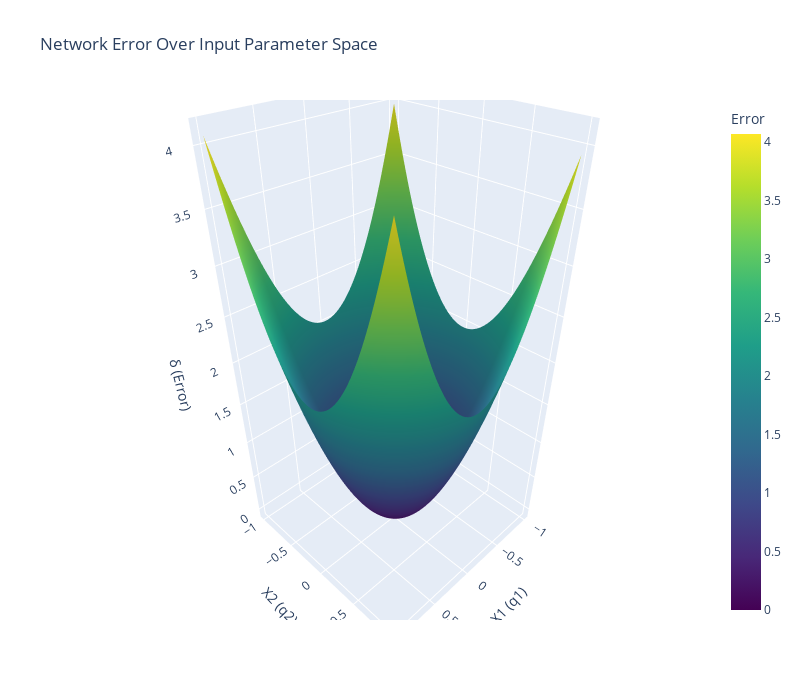

The notebook cell this image was saved under:
### Markdown cell above
# Error over Input Parameter Space

### Code cell
import plotly.graph_objects as go

# Create a grid over the input space
grid_size = 100
q1_range = np.linspace(-1, 1, grid_size)
q2_range = np.linspace(-1, 1, grid_size)
Q1_grid, Q2_grid = np.meshgrid(q1_range, q2_range)

# Calculate error at each point
error_grid = np.zeros_like(Q1_grid)

for i in range(grid_size):
    for j in range(grid_size):
        test_q1, test_q2 = Q1_grid[i, j], Q2_grid[i, j]
        test_input = [test_q1, test_q2]
        
        # Get network output
        output = forward(test_input, w, b)
        
        # Calculate expected values (linear case)
        expected_X1, expected_X2 = f(test_q1, test_q2)
        
        # Calculate total error (sum of squared errors)
        error = (output[0] - expected_X1)**2 + (output[1] - expected_X2)**2
        error_grid[i, j] = error

# Create interactive 3D plot with Plotly
fig = go.Figure(data=[go.Surface(
    x=Q1_grid,
    y=Q2_grid,
    z=error_grid,
    colorscale='Viridis',
    colorbar=dict(title='Error')
)])

fig.update_layout(
    title='Network Error Over Input Parameter Space',
    scene=dict(
        xaxis_title='X1 (q1)',
        yaxis_title='X2 (q2)',
        zaxis_title='δ (Error)',
        #zaxis_type='log'
    ),
    width=800,
    height=700
)

fig.show()

print(f"Max error: {np.max(error_grid):.6f}")
print(f"Min error: {np.min(error_grid):.6f}")
print(f"Mean error: {np.mean(error_grid):.6f}")

### Figure 1 — Plotly figure (JSON) as saved in the notebook; plotly's stock layout.template omitted (floating-point values rounded to 4 significant figures; data arrays with more than 128 entries replaced by an {"elided": "..."} marker saying what was removed)
{"data": [{"colorbar": {"title": {"text": "Error"}}, "colorscale": [[0, "#440154"], [0.1111, "#482878"], [0.2222, "#3e4989"], [0.3333, "#31688e"], [0.4444, "#26828e"], [0.5556, "#1f9e89"], [0.6667, "#35b779"], [0.7778, "#6ece58"], [0.8889, "#b5de2b"], [1, "#fde725"]], "type": "surface", "x": {"elided": "100x100 float values"}, "y": {"elided": "100x100 float values"}, "z": {"elided": "100x100 float values"}}], "layout": {"height": 700, "scene": {"xaxis": {"title": {"text": "X1 (q1)"}}, "yaxis": {"title": {"text": "X2 (q2)"}}, "zaxis": {"title": {"text": "δ (Error)"}}}, "title": {"text": "Network Error Over Input Parameter Space"}, "width": 800}}
